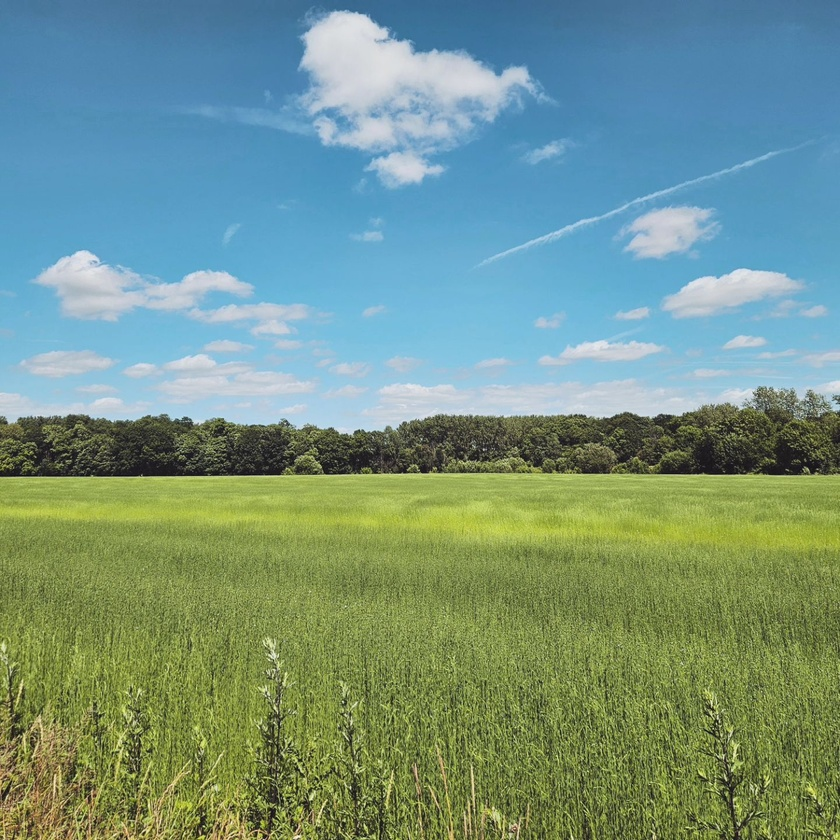
#> input picture images/landscape.jpeg, 840 x 840 px, shrunk from 1440 x 1440 before the run, found by its file name
$ python kmeans.py
#> lines starting #> are read from the running program, lines starting #| are printed output that depends on the picture
# imports
import numpy as np
import cv2 as cv
import matplotlib.pyplot as plt

plt.rcParams["figure.figsize"] = (12,50)

# load image
img = cv.imread('images/landscape.jpeg')
#> img is the input picture: shape (840, 840, 3); mean B, G, R 132.6, 148.6, 117.3
Z = img.reshape((-1,3))

# convert to np.float32
Z = np.float32(Z)

# define criteria, number of clusters(K) and apply kmeans()
criteria = (cv.TERM_CRITERIA_EPS + cv.TERM_CRITERIA_MAX_ITER, 10, 1.0)
K = 4
ret,label,center=cv.kmeans(Z,K,None,criteria,10,cv.KMEANS_RANDOM_CENTERS)
#> ret = 805691473.4; center = [[186.3, 146.9, 84.89], [81.18, 155.1, 141.9], [214.5, 196.7, 162.1], [42.75, 86.35, 79.28]]

# Now convert back into uint8, and make original image
center = np.uint8(center)
#> center = [[186, 146, 84], [81, 155, 141], [214, 196, 162], [42, 86, 79]]
res = center[label.flatten()]
res2 = res.reshape((img.shape))
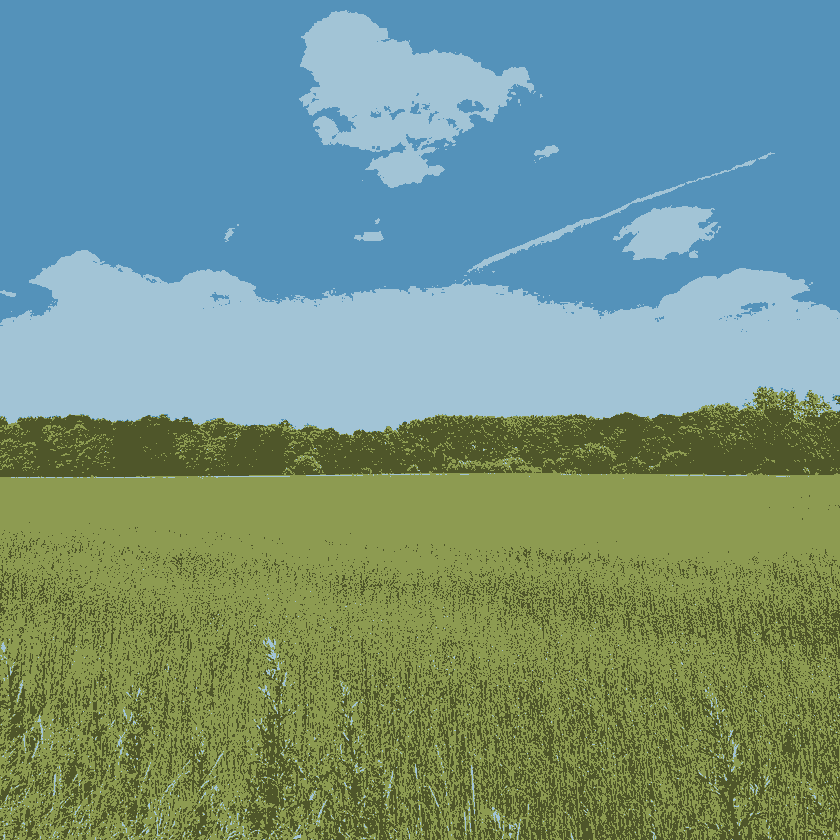
#> res2: shape (840, 840, 3); mean B, G, R 132.2, 148.1, 116.7

cv.imshow('res2',res2)
cv.waitKey(0)
cv.destroyAllWindows()
